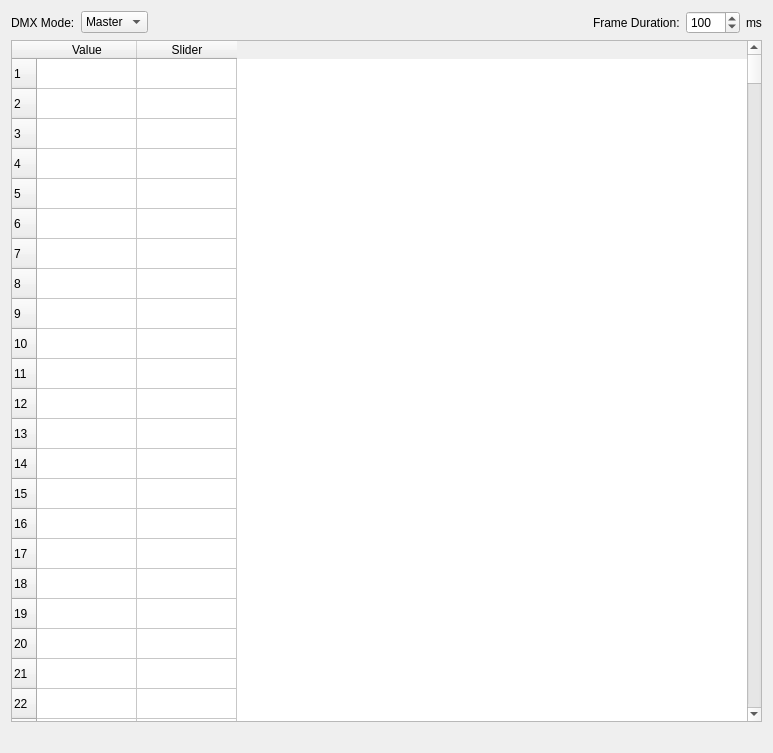
<?xml version="1.0" encoding="UTF-8"?>
<ui version="4.0">
 <class>DMX</class>
 <widget class="QWidget" name="DMX">
  <property name="geometry">
   <rect>
    <x>0</x>
    <y>0</y>
    <width>773</width>
    <height>753</height>
   </rect>
  </property>
  <property name="windowTitle">
   <string>Form</string>
  </property>
  <layout class="QVBoxLayout" name="verticalLayout">
   <item>
    <layout class="QVBoxLayout" name="verticalLayout_2">
     <item>
      <layout class="QHBoxLayout" name="horizontalLayout">
       <item>
        <widget class="QLabel" name="label_3">
         <property name="text">
          <string>DMX Mode:</string>
         </property>
        </widget>
       </item>
       <item>
        <widget class="QComboBox" name="mode_combobox">
         <item>
          <property name="text">
           <string>Master</string>
          </property>
         </item>
         <item>
          <property name="text">
           <string>Slave</string>
          </property>
         </item>
        </widget>
       </item>
       <item>
        <spacer name="horizontalSpacer">
         <property name="orientation">
          <enum>Qt::Horizontal</enum>
         </property>
         <property name="sizeHint" stdset="0">
          <size>
           <width>40</width>
           <height>20</height>
          </size>
         </property>
        </spacer>
       </item>
       <item>
        <widget class="QLabel" name="frame_duration_label">
         <property name="text">
          <string>Frame Duration:</string>
         </property>
        </widget>
       </item>
       <item>
        <widget class="QSpinBox" name="frame_duration_spinbox">
         <property name="maximum">
          <number>1000</number>
         </property>
         <property name="value">
          <number>100</number>
         </property>
        </widget>
       </item>
       <item>
        <widget class="QLabel" name="frame_duration_unit">
         <property name="text">
          <string>ms</string>
         </property>
        </widget>
       </item>
      </layout>
     </item>
     <item>
      <widget class="QTableWidget" name="address_table">
       <property name="rowCount">
        <number>512</number>
       </property>
       <property name="columnCount">
        <number>2</number>
       </property>
       <row>
        <property name="text">
         <string>1</string>
        </property>
       </row>
       <row/>
       <row/>
       <row/>
       <row/>
       <row/>
       <row/>
       <row/>
       <row/>
       <row/>
       <row/>
       <row/>
       <row/>
       <row/>
       <row/>
       <row/>
       <row/>
       <row/>
       <row/>
       <row/>
       <row/>
       <row/>
       <row/>
       <row/>
       <row/>
       <row/>
       <row/>
       <row/>
       <row/>
       <row/>
       <row/>
       <row/>
       <row/>
       <row/>
       <row/>
       <row/>
       <row/>
       <row/>
       <row/>
       <row/>
       <row/>
       <row/>
       <row/>
       <row/>
       <row/>
       <row/>
       <row/>
       <row/>
       <row/>
       <row/>
       <row/>
       <row/>
       <row/>
       <row/>
       <row/>
       <row/>
       <row/>
       <row/>
       <row/>
       <row/>
       <row/>
       <row/>
       <row/>
       <row/>
       <row/>
       <row/>
       <row/>
       <row/>
       <row/>
       <row/>
       <row/>
       <row/>
       <row/>
       <row/>
       <row/>
       <row/>
       <row/>
       <row/>
       <row/>
       <row/>
       <row/>
       <row/>
       <row/>
       <row/>
       <row/>
       <row/>
       <row/>
       <row/>
       <row/>
       <row/>
       <row/>
       <row/>
       <row/>
       <row/>
       <row/>
       <row/>
       <row/>
       <row/>
       <row/>
       <row/>
       <row/>
       <row/>
       <row/>
       <row/>
       <row/>
       <row/>
       <row/>
       <row/>
       <row/>
       <row/>
       <row/>
       <row/>
       <row/>
       <row/>
       <row/>
       <row/>
       <row/>
       <row/>
       <row/>
       <row/>
       <row/>
       <row/>
       <row/>
       <row/>
       <row/>
       <row/>
       <row/>
       <row/>
       <row/>
       <row/>
       <row/>
       <row/>
       <row/>
       <row/>
       <row/>
       <row/>
       <row/>
       <row/>
       <row/>
       <row/>
       <row/>
       <row/>
       <row/>
       <row/>
       <row/>
       <row/>
       <row/>
       <row/>
       <row/>
       <row/>
       <row/>
       <row/>
       <row/>
       <row/>
       <row/>
       <row/>
       <row/>
       <row/>
       <row/>
       <row/>
       <row/>
       <row/>
       <row/>
       <row/>
       <row/>
       <row/>
       <row/>
       <row/>
       <row/>
       <row/>
       <row/>
       <row/>
       <row/>
       <row/>
       <row/>
       <row/>
       <row/>
       <row/>
       <row/>
       <row/>
       <row/>
       <row/>
       <row/>
       <row/>
       <row/>
       <row/>
       <row/>
       <row/>
       <row/>
       <row/>
       <row/>
       <row/>
       <row/>
       <row/>
       <row/>
       <row/>
       <row/>
       <row/>
       <row/>
       <row/>
       <row/>
       <row/>
       <row/>
       <row/>
       <row/>
       <row/>
       <row/>
       <row/>
       <row/>
       <row/>
       <row/>
       <row/>
       <row/>
       <row/>
       <row/>
       <row/>
       <row/>
       <row/>
       <row/>
       <row/>
       <row/>
       <row/>
       <row/>
       <row/>
       <row/>
       <row/>
       <row/>
       <row/>
       <row/>
       <row/>
       <row/>
       <row/>
       <row/>
       <row/>
       <row/>
       <row/>
       <row/>
       <row/>
       <row/>
       <row/>
       <row/>
       <row/>
       <row/>
       <row/>
       <row/>
       <row/>
       <row/>
       <row/>
       <row/>
       <row/>
       <row/>
       <row/>
       <row/>
       <row/>
       <row/>
       <row/>
       <row/>
       <row/>
       <row/>
       <row/>
       <row/>
       <row/>
       <row/>
       <row/>
       <row/>
       <row/>
       <row/>
       <row/>
       <row/>
       <row/>
       <row/>
       <row/>
       <row/>
       <row/>
       <row/>
       <row/>
       <row/>
       <row/>
       <row/>
       <row/>
       <row/>
       <row/>
       <row/>
       <row/>
       <row/>
       <row/>
       <row/>
       <row/>
       <row/>
       <row/>
       <row/>
       <row/>
       <row/>
       <row/>
       <row/>
       <row/>
       <row/>
       <row/>
       <row/>
       <row/>
       <row/>
       <row/>
       <row/>
       <row/>
       <row/>
       <row/>
       <row/>
       <row/>
       <row/>
       <row/>
       <row/>
       <row/>
       <row/>
       <row/>
       <row/>
       <row/>
       <row/>
       <row/>
       <row/>
       <row/>
       <row/>
       <row/>
       <row/>
       <row/>
       <row/>
       <row/>
       <row/>
       <row/>
       <row/>
       <row/>
       <row/>
       <row/>
       <row/>
       <row/>
       <row/>
       <row/>
       <row/>
       <row/>
       <row/>
       <row/>
       <row/>
       <row/>
       <row/>
       <row/>
       <row/>
       <row/>
       <row/>
       <row/>
       <row/>
       <row/>
       <row/>
       <row/>
       <row/>
       <row/>
       <row/>
       <row/>
       <row/>
       <row/>
       <row/>
       <row/>
       <row/>
       <row/>
       <row/>
       <row/>
       <row/>
       <row/>
       <row/>
       <row/>
       <row/>
       <row/>
       <row/>
       <row/>
       <row/>
       <row/>
       <row/>
       <row/>
       <row/>
       <row/>
       <row/>
       <row/>
       <row/>
       <row/>
       <row/>
       <row/>
       <row/>
       <row/>
       <row/>
       <row/>
       <row/>
       <row/>
       <row/>
       <row/>
       <row/>
       <row/>
       <row/>
       <row/>
       <row/>
       <row/>
       <row/>
       <row/>
       <row/>
       <row/>
       <row/>
       <row/>
       <row/>
       <row/>
       <row/>
       <row/>
       <row/>
       <row/>
       <row/>
       <row/>
       <row/>
       <row/>
       <row/>
       <row/>
       <row/>
       <row/>
       <row/>
       <row/>
       <row/>
       <row/>
       <row/>
       <row/>
       <row/>
       <row/>
       <row/>
       <row/>
       <row/>
       <row/>
       <row/>
       <row/>
       <row/>
       <row/>
       <row/>
       <row/>
       <row/>
       <row/>
       <row/>
       <row/>
       <row/>
       <row/>
       <row/>
       <row/>
       <row/>
       <row/>
       <row/>
       <row/>
       <row/>
       <row/>
       <row/>
       <row/>
       <row/>
       <row/>
       <row/>
       <row/>
       <row/>
       <row/>
       <row/>
       <row/>
       <row/>
       <row/>
       <row/>
       <row/>
       <row/>
       <row/>
       <row/>
       <row/>
       <row/>
       <row/>
       <row/>
       <row/>
       <row/>
       <row/>
       <row/>
       <row/>
       <row/>
       <row/>
       <row/>
       <row/>
       <row/>
       <row/>
       <row/>
       <row/>
       <row/>
       <row/>
       <row/>
       <row/>
       <row/>
       <row/>
       <row/>
       <row/>
       <row/>
       <row/>
       <row/>
       <row/>
       <row/>
       <row/>
       <row/>
       <row/>
       <row/>
       <row/>
       <row/>
       <row/>
       <row/>
       <row/>
       <row/>
       <row/>
       <row/>
       <row/>
       <row/>
       <row/>
       <column>
        <property name="text">
         <string>Value</string>
        </property>
       </column>
       <column>
        <property name="text">
         <string>Slider</string>
        </property>
       </column>
      </widget>
     </item>
     <item>
      <layout class="QHBoxLayout" name="layout_dmx_overview">
       <item>
        <spacer name="horizontalSpacer_2">
         <property name="orientation">
          <enum>Qt::Horizontal</enum>
         </property>
         <property name="sizeHint" stdset="0">
          <size>
           <width>40</width>
           <height>20</height>
          </size>
         </property>
        </spacer>
       </item>
       <item>
        <spacer name="horizontalSpacer_3">
         <property name="orientation">
          <enum>Qt::Horizontal</enum>
         </property>
         <property name="sizeHint" stdset="0">
          <size>
           <width>40</width>
           <height>20</height>
          </size>
         </property>
        </spacer>
       </item>
      </layout>
     </item>
    </layout>
   </item>
  </layout>
 </widget>
 <resources/>
 <connections/>
</ui>
